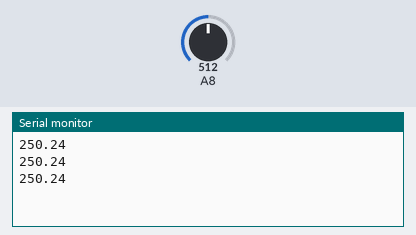
Recording of a sketch running on a simulated Arduino Mega 2560, built with avr-gcc and run on an emulated ATmega2560. Shown: the last lines printed to the serial monitor. Inputs (shaded band) come from the test bench; at power-on: A8 = 512.

Above: at 1.3 s.
1.4 s: A8 set to 716
At 1.9 s:
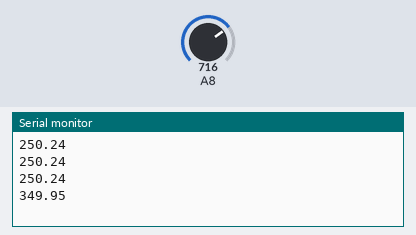
2.9 s: A8 set to 900
At 3.4 s:
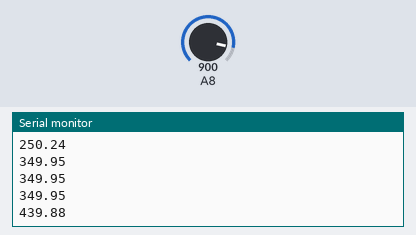
Timing chart, 0 to 5.9 s (numbered marks = the images above; inputs shaded):
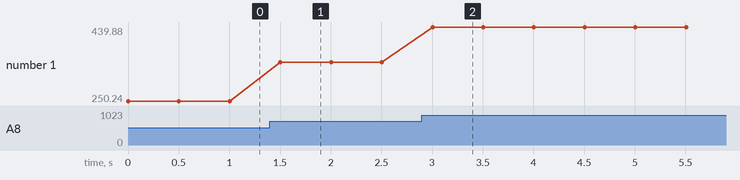

Measured:
- after the input at 1.4 s, the serial monitor: prints a new line after 0.10 s (image 1)
- after the input at 2.9 s, the serial monitor: prints a new line after 0.10 s (image 2)
- plotted number 1: 250.24 → 349.95 after the input at 1.4 s, 349.95 → 439.88 after the input at 2.9 s

The sketch:

Ex40.ino
```cpp
/* Programa: Medidor de Temperatura
 * Arduino : MEGA
 * Data    : 30/09/2019
 * Autor   : Rahul M. Juliato
 */

int leitura;
float temperatura;

void setup(){

  Serial.begin(9600);

}

void loop() {

  leitura = analogRead(A8);
  temperatura = ((5.0 * leitura) / 1023.0 * 100.0);
  Serial.println(temperatura);
  delay(500);

}
```
